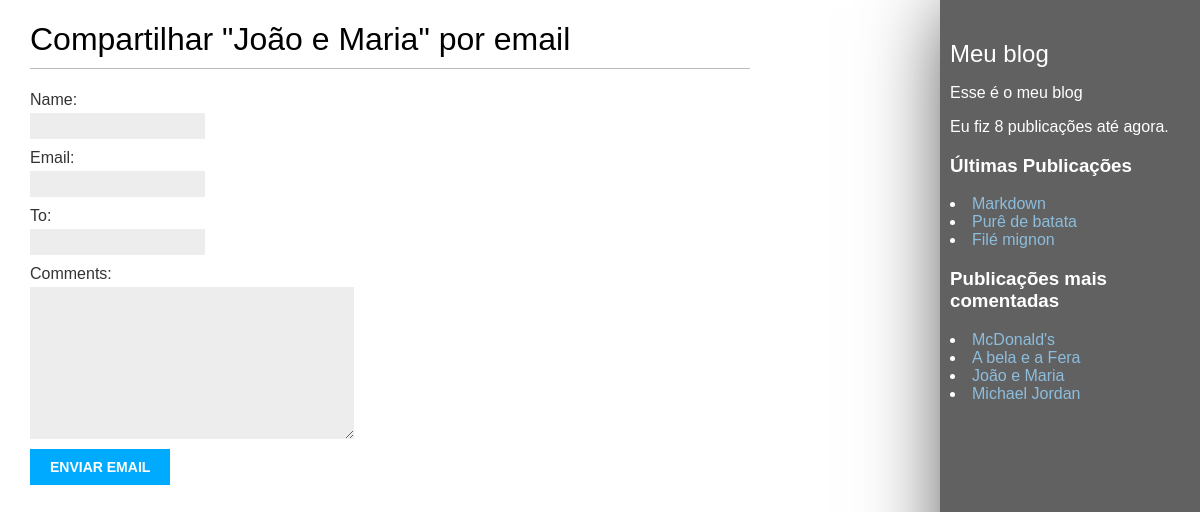
Screenshot of /blog/16/share/ with the database file from the repository.
### blog/models.py (models this page shows)
class Post(models.Model):
    STATUS_CHOICES = (
        ('draft', 'Draft'),
        ('published', 'Published')
    )
    title = models.CharField(max_length=250)
    slug = models.SlugField(max_length=250,
                            unique_for_date='publish')
    author = models.ForeignKey(User,
                               on_delete=models.CASCADE,
                               related_name='blog_posts')
    body = models.TextField()
    publish = models.DateTimeField(default=timezone.now)
    created = models.DateTimeField(auto_now_add=True)
    updated = models.DateTimeField(auto_now=True)
    status = models.CharField(max_length=10,
                              choices=STATUS_CHOICES,
                              default='draft')
    objects = models.Manager()
    published = PublishedManager()
    def get_absolute_url(self):
        return reverse('blog:post_detail',
                       args=[self.publish.year,
                             self.publish.month,
                             self.publish.day, self.slug])
    tags = TaggableManager()

### blog/views.py (the view)
def post_share(request, post_id):
    post = get_object_or_404(Post, id=post_id, status='published')
    sent = False
    if request.method == 'POST':
        form = EmailPostForm(request.POST)
        if form.is_valid():
            cd = form.cleaned_data
            post_url = request.build_absolute_uri(
                post.get_absolute_url())
            subject = f"{cd['name']} te recomendou esse post: {post.title}"
            message = f"Leia {post.title} em {post_url}\n\n" \
                      f"Comentários de {cd['name']}: {cd['comments']}"
            send_mail(subject, message, 'docafavarato@gmail.com', [cd['to']])
            sent = True
    else:
        form = EmailPostForm()
    return render(request, 'blog/post/share.html', {'post': post,
                                                    'form': form,
                                                    'sent': sent})

### blog/forms.py
class EmailPostForm(forms.Form):
    name = forms.CharField(max_length=25)
    email = forms.EmailField()
    to = forms.EmailField()
    comments = forms.CharField(required=False,
                               widget=forms.Textarea)

### blog/models.py (called while the page is built)
    def get_queryset(self):
        return super(PublishedManager, self).get_queryset().filter(status='published')

### blog/templatetags/blog_tags.py (called while the page is built)
@register.simple_tag
def total_posts():
    return Post.published.count()

@register.inclusion_tag('blog/post/latest_posts.html')
def show_latest_posts(count=5):
    latest_posts = Post.published.order_by('-publish')[:count]
    return {'latest_posts': latest_posts}

@register.simple_tag
def get_most_commented_posts(count=4):
    return Post.published.annotate(
        total_comments=Count('comments')
    ).order_by('-total_comments')[:count]

### blog/templates/blog/post/share.html (shortened to what this page needs)
{% extends "blog/base.html" %}
{% block content %}
  {% if sent %}
    <h1>Email enviado com sucesso</h1>
    <p>
      "{{ post.title }}" foi enviado para {{ form.cleaned_data.to }}
    </p>
  {% else %}
  <h1>Compartilhar "{{ post.title }}" por email</h1>
  <form method="post">
    {{ form.as_p }}
    <input type="submit" value="Enviar email">
  </form>
  {% endif %}
{% endblock %}

### blog/templates/blog/base.html (shortened to what this page needs)
{% load blog_tags %}
{% load static %}
<!DOCTYPE html>
<html>
<head>
</head>
<body>
  <div id="content">
    {% block content %}
    {% endblock %}
  </div>
  <div id="sidebar">
    <h2>Meu blog</h2>
    <p>Esse é o meu blog</p>
    <p>Eu fiz {% total_posts %} publicações até agora.</p>
    <h3>Últimas Publicações</h3>
    {% show_latest_posts 3 %}
    <h3>Publicações mais comentadas</h3>
    {% get_most_commented_posts as most_commented_posts %}
    {% for post in most_commented_posts %}
      <li>
        <a href="{{ post.get_absolute_url }}">{{ post.title }}</a>
      </li>
      {% empty %}
      <p>Nenhuma publicação foi feita ainda.</p>
    {% endfor %}
  </div>
</body>
</html>

### blog/templates/blog/post/latest_posts.html
{% for post in latest_posts %}
  <li>
    <a href="{{ post.get_absolute_url }}">{{ post.title }}</a>
  </li>
  {% empty %}
  <p>Nenhuma publicação foi feita ainda.</p>
{% endfor %}

### blog/templates/blog/base.html (style rules this page uses)
body { margin:0; padding:0; font-family:helvetica, sans-serif; }
a { color:#00abff; text-decoration:none; }
h1 { font-weight:normal; border-bottom:1px solid #bbb; padding:0 0 10px 0; }
h2 { font-weight:normal; margin:30px 0 0; }
#content { float:left; width:60%; padding:0 0 0 30px; }
#sidebar { color: white; float:right; width:20%; padding:10px; background:#616161; height:97vh; box-shadow: 10px 10px 80px 0px rgba(0,0,0,0.75); -webkit-box-shadow: 10px 10px 80px 0px rgba(0,0,0,0.75); -moz-box-shadow: 10px 10px 80px 0px rgba(0,0,0,0.75); }
#sidebar a { color: rgb(141, 189, 221); }
label { float:left; clear:both; color:#333; margin-bottom:4px; }
input, textarea { clear:both; float:left; margin:0 0 10px; background:#ededed; border:0; padding:6px 10px; font-size:12px; }
input[type=submit] { font-weight:bold; background:#00abff; color:#fff; padding:10px 20px; font-size:14px; text-transform:uppercase; }

### rows the page displays
Post: title "João e Maria"
Post: title "Markdown"
Post: title "Purê de batata"
Post: title "Filé mignon"
Post: title "McDonald's"
Post: title "A bela e a Fera"
Post: title "Michael Jordan"
